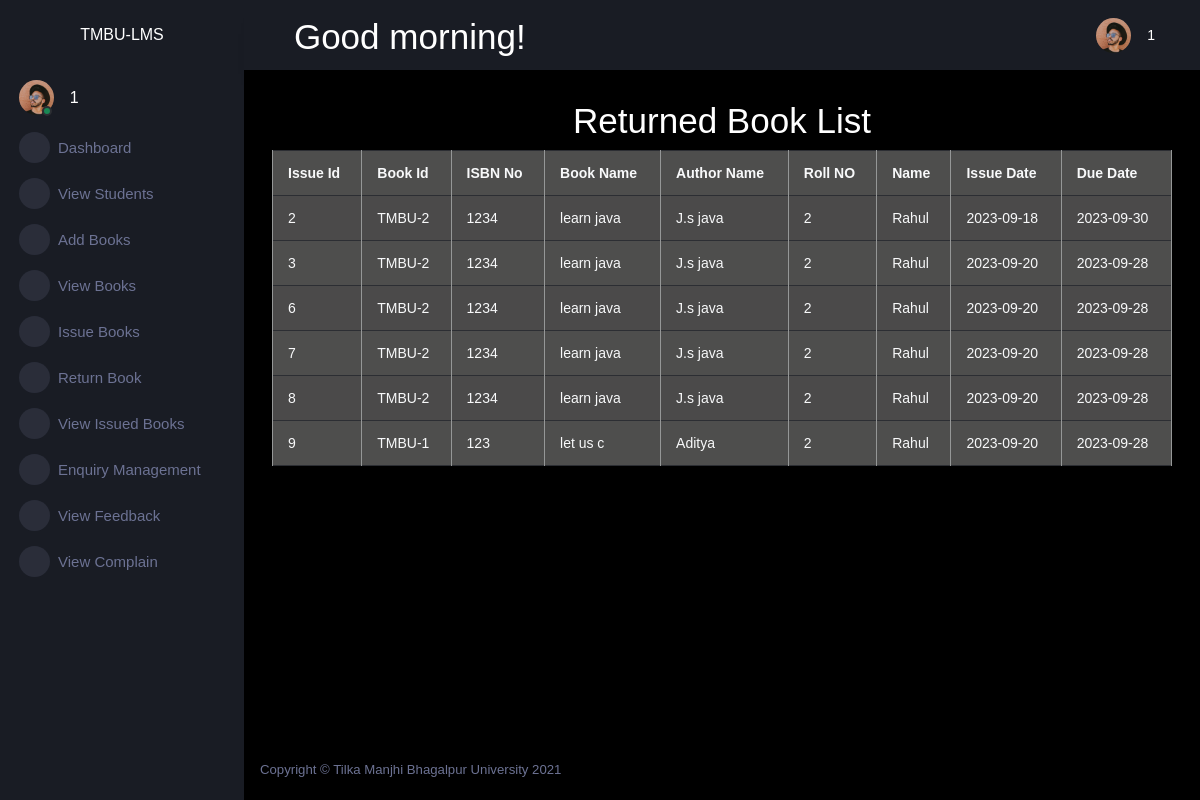
The app's page /adminapp/returnbook/ (signed in) with its own data.
### adminapp/models.py (models this page shows)
class IssueBook(models.Model):
    bookid=models.CharField(max_length=15)
    isbnno=models.CharField(max_length=15)
    program=models.CharField(max_length=100)
    branch=models.CharField(max_length=100)
    subject=models.CharField(max_length=100)
    bookname=models.CharField(max_length=100)
    authorname=models.CharField(max_length=100)
    rollno=models.IntegerField()
    name=models.CharField(max_length=50)
    year=models.CharField(max_length=50)
    issuedate=models.CharField(max_length=30)
    duedate=models.CharField(max_length=30)
    status=models.CharField(max_length=20)

### adminapp/views.py (the view)
# urls.py: path('returnbook/',views.returnbook,name='returnbook'),
@cache_control(no_cache=True,must_revalidate=True,no_store=True)
def returnbook(request):
    try:
        if request.session['adminid']!=None:
            adminid=request.session['adminid']
            book=IssueBook.objects.filter(status='return')
            return render(request,"returnbook.html",locals())
    except KeyError:
       return redirect('lmsapp:login')

### adminapp/templates/returnbook.html (shortened to what this page needs)
{% extends "adminparent.html" %}
{% block body %}
    <div class="row">
        <h1 style="text-align:center;">Returned Book List</h1>
        <div class="col-sm-12" style="overflow-x: scroll;">
            <table class="table table-bordered text-light">
                <tr>
                    <th>Issue Id</th>
                    <th>Book Id</th>
                    <th>ISBN No</th>
                    <th>Book Name</th>
                    <th>Author Name</th>
                    <th>Roll NO</th>
                    <th>Name</th>
                    <th>Issue Date</th>
                    <th>Due Date</th>
                </tr>
                {% for b in book %}
                <tr>
                <td>{{b.id}}</td>
                <td>{{b.bookid}}</td>
                <td>{{b.isbnno}}</td>
                <td>{{b.bookname}}</td>
                <td>{{b.authorname}}</td>
                <td>{{b.rollno}}</td>
                <td>{{b.name}}</td>
                <td>{{b.issuedate}}</td>
                <td>{{b.duedate}}</td>
                </tr>
                {% endfor %}
            </table>
        </div>
    </div>
{% endblock body %}

### adminapp/templates/adminparent.html (shortened to what this page needs)
<!DOCTYPE html>
<html lang="en">
    {% load static %}
<head>
    <link rel="stylesheet" href="{% static 'assets/vendors/mdi/css/materialdesignicons.min.css' %}">
    <link rel="stylesheet" href="{% static 'assets/vendors/css/vendor.bundle.base.css' %}">
    <link rel="stylesheet" href="{% static 'assets/vendors/jvectormap/jquery-jvectormap.css' %}">
    <link rel="stylesheet" href="{% static 'assets/vendors/flag-icon-css/css/flag-icon.min.css' %}">
    <link rel="stylesheet" href="{% static 'assets/vendors/owl-carousel-2/owl.carousel.min.css' %}">
    <link rel="stylesheet" href="{% static 'assets/vendors/owl-carousel-2/owl.theme.default.min.css' %}">
    <link rel="stylesheet" href="{% static 'assets/css/style.css' %}">
</head>
<body>
    <div class="container-scroller">
      <nav class="sidebar sidebar-offcanvas" id="sidebar">
          <div class="sidebar-brand-wrapper d-none d-lg-flex align-items-center justify-content-center fixed-top">
            <span>TMBU-LMS</span>
          </div>
          <ul class="nav">
            <li class="nav-item profile">
              <div class="profile-desc">
                <div class="profile-pic">
                  <div class="count-indicator">
                    <img class="img-xs rounded-circle " src="{% static 'assets/images/faces/face15.jpg' %}" alt="">
                    <span class="count bg-success"></span>
                  </div>
                  <div class="profile-name">
                    <h5 class="mb-0 font-weight-normal">{{adminid}}</h5>
                  </div>
                </div>
                <a href="#" id="profile-dropdown" data-bs-toggle="dropdown"><i class="mdi mdi-dots-vertical"></i></a>
              </div>
            </li>
            <li class="nav-item menu-items">
              <a class="nav-link" href="#">
                <span class="menu-icon">
                  <i class="mdi mdi-speedometer"></i>
                </span>
                <span class="menu-title">Dashboard</span>
              </a>
            </li>
           <li class="nav-item menu-items">
              <a class="nav-link" href="{% url 'adminapp:viewstudents' %}">
                <span class="menu-icon">
                  <i class="mdi mdi-playlist-play"></i>
                </span>
                <span class="menu-title">View Students</span>
              </a>
            </li>
            <li class="nav-item menu-items">
              <a class="nav-link" href="{% url 'adminapp:addbook' %}">
                <span class="menu-icon">
                  <i class="mdi mdi-playlist-play"></i>
                </span>
                <span class="menu-title">Add Books</span>
              </a>
            </li>
            <li class="nav-item menu-items">
              <a class="nav-link" href="{% url 'adminapp:viewbook' %}">
                <span class="menu-icon">
                  <i class="mdi mdi-playlist-play"></i>
                </span>
                <span class="menu-title">View Books</span>
              </a>
            </li>
            <li class="nav-item menu-items">
              <a class="nav-link" href="{% url 'adminapp:issuebook' %}">
                <span class="menu-icon">
                  <i class="mdi mdi-playlist-play"></i>
                </span>
                <span class="menu-title">Issue Books</span>
              </a>
            </li>
            <li class="nav-item menu-items">
              <a class="nav-link" href="{% url 'adminapp:returnbook' %}">
                <span class="menu-icon">
                  <i class="mdi mdi-playlist-play"></i>
                </span>
                <span class="menu-title">Return Book</span>
              </a>
            </li>
            <li class="nav-item menu-items">
              <a class="nav-link" href="{% url 'adminapp:viewissuedbook' %}">
                <span class="menu-icon">
                  <i class="mdi mdi-playlist-play"></i>
                </span>
                <span class="menu-title">View Issued Books</span>
              </a>
            </li>
            <li class="nav-item menu-items">
              <a class="nav-link" href="{% url 'adminapp:viewenquiry' %}">
                <span class="menu-icon">
                  <i class="mdi mdi-playlist-play"></i>
                </span>
                <span class="menu-title">Enquiry Management</span>
              </a>
            </li>
            <li class="nav-item menu-items">
              <a class="nav-link" href="{% url 'adminapp:viewfeedback' %}">
                <span class="menu-icon">
                  <i class="mdi mdi-playlist-play"></i>
                </span>
                <span class="menu-title">View Feedback</span>
              </a>
            </li>
            <li class="nav-item menu-items">
              <a class="nav-link" href="{% url 'adminapp:viewcomplain' %}">
                <span class="menu-icon">
                  <i class="mdi mdi-playlist-play"></i>
                </span>
                <span class="menu-title">View Complain</span>
              </a>
            </li>
          </ul>
        </nav>
        <div class="container-fluid page-body-wrapper">
          <nav class="navbar p-0 fixed-top d-flex flex-row">
            <div class="navbar-menu-wrapper flex-grow d-flex align-items-stretch">
              <button class="navbar-toggler navbar-toggler align-self-center" type="button" data-toggle="minimize">
                <span class="mdi mdi-menu"></span>
              </button>
              <h1 class="mt-3">
              <body onload="getGreeting()">
                <form id="form1" runat="server">
                    <div>
                        <asp:Label ID="lblGreeting" runat="server" />
                        <br />
                    </div>
                </form>
            </h1>
              <ul class="navbar-nav navbar-nav-right">
                <li class="nav-item dropdown">
                  <a class="nav-link" id="profileDropdown" href="#" data-bs-toggle="dropdown">
                    <div class="navbar-profile">
                      <img class="img-xs rounded-circle" src="{% static 'assets/images/faces/face15.jpg' %}" alt="">
                      <p class="mb-0 d-none d-sm-block navbar-profile-name">{{adminid}}</p>
                      <i class="mdi mdi-menu-down d-none d-sm-block"></i>
                    </div>
                  </a>
                </li>
              </ul>
            </div>
          </nav>
          <div class="main-panel">
            <div class="content-wrapper">
              {% block body %}
              {% endblock body %}
            </div>
            <footer class="footer">
              <div class="d-sm-flex justify-content-center justify-content-sm-between">
                <span class="text-muted d-block text-center text-sm-left d-sm-inline-block">Copyright © Tilka Manjhi Bhagalpur University 2021</span>
              </div>
            </footer>
          </div>
        </div>
      </div>
</body>
</html>

### adminapp/templates/returnbook.html (style rules this page uses)
table { font-family: arial, sans-serif; border-collapse: collapse; width: 100%; background-color: rgb(78, 78, 77); }
td, th { border: 1px solid #959797; text-align: left; padding: 8px; }
tr:nth-child(even) { background-color: #4b4a4a; }

### records on screen
IssueBook: id "2", bookid "TMBU-2", isbnno "1234", bookname "learn java", authorname "J.s java", rollno "2", name "Rahul", issuedate "2023-09-18", duedate "2023-09-30"
IssueBook: id "3", bookid "TMBU-2", isbnno "1234", bookname "learn java", authorname "J.s java", rollno "2", name "Rahul", issuedate "2023-09-20", duedate "2023-09-28"
IssueBook: id "6", bookid "TMBU-2", isbnno "1234", bookname "learn java", authorname "J.s java", rollno "2", name "Rahul", issuedate "2023-09-20", duedate "2023-09-28"
IssueBook: id "7", bookid "TMBU-2", isbnno "1234", bookname "learn java", authorname "J.s java", rollno "2", name "Rahul", issuedate "2023-09-20", duedate "2023-09-28"
IssueBook: id "8", bookid "TMBU-2", isbnno "1234", bookname "learn java", authorname "J.s java", rollno "2", name "Rahul", issuedate "2023-09-20", duedate "2023-09-28"
IssueBook: id "9", bookid "TMBU-1", isbnno "123", bookname "let us c", authorname "Aditya", rollno "2", name "Rahul", issuedate "2023-09-20", duedate "2023-09-28"

### other values on screen
{{ adminid }} "1"
